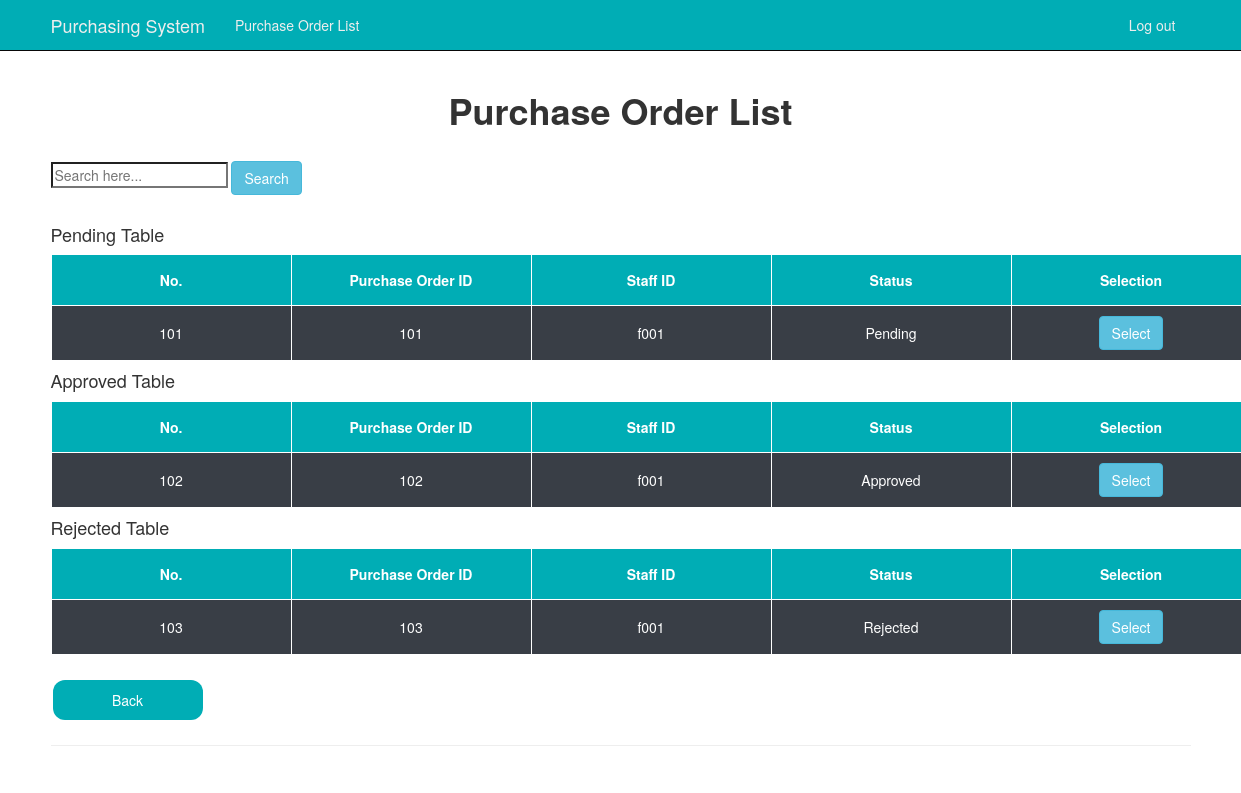
The page /arviewPo (signed in) on the database its author committed.
### app/models.py (models this page shows)
class PurchaseOrder(models.Model):
    purchaseOrderID = models.CharField(primary_key=True, max_length=10)
    staffID = models.ForeignKey(Staff,default=None, on_delete=models.CASCADE)
    quotationID = models.ForeignKey(Quotation,default=None, on_delete=models.CASCADE)
    vendorID = models.ForeignKey(Vendor,default=None, on_delete=models.CASCADE)
    qtyNeeded = models.IntegerField(default=None, null=True)
    qtyProvided = models.IntegerField(default=None, null=True)
    totalPrice = models.FloatField(default=None, null=True)
    poStatus = models.CharField(max_length=20, default="Pending")
    selected = models.BooleanField(default=False)
    def __str__(self):
        return str(self.purchaseOrderID)

class Staff(models.Model):
    staffID = models.CharField(primary_key=True, max_length=10)
    password = models.CharField(max_length=5, null=True)
    def __str__(self):
        return str(self.staffID)

### arPurchaseOrder/views.py (the view)
# urls.py: re_path(r'^arviewPo$', arviewPo_views.arviewPo, name='arviewPo'),
@login_required
def arviewPo(request):
    po_list = PurchaseOrder.objects.filter(selected=True).only('purchaseOrderID', 'staffID', 'poStatus')
    context = {
        'title':'View Purchase Order',
        'year':datetime.now().year,
        'po_list': po_list,
    }
    return render(request, 'arPurchaseOrder/viewPo.html', context)

### arPurchaseOrder/templates/arPurchaseOrder/viewPo.html (shortened to what this page needs)
{% extends "app/layoutManager.html" %} {% block content %}
<div>
  <br />
  <h1 style="text-align: center"><strong>Purchase Order List</strong></h1>
  <br />
  <form class="margintop" action="arsearchPo" method="POST">
    <input
      type="text"
      placeholder="Search here..."
      aria-label="Search here.."
      name="searched"
      )
    />
    <button class="btn btn-info">Search</button>
  </form>
  <br />
</div>
<div>
  <h4>Pending Table</h4>
  <table>
    <thead>
      <th>No.</th>
      <th>Purchase Order ID</th>
      <th>Staff ID</th>
      <th>Status</th>
      <th>Selection</th>
    </thead>
    {% for po in po_list %} {%if po.poStatus == 'Pending' %}
    <tr>
      <td>{{po}}</td>
      <td>{{po.purchaseOrderID}}</td>
      <td>{{po.staffID}}</td>
      <td>{{po.poStatus}}</td>
      <td>
        <form class="margintop" action="arselectPo" method="POST">
          <button
            type="submit"
            name="{{po.purchaseOrderID}}"
            value="{{po.purchaseOrderID}}"
            class="btn btn-info"
          >
            Select</button
          ><br />
        </form>
      </td>
    </tr>
    {%endif%} {% endfor %}
  </table>
</div>
<div>
  <h4>Approved Table</h4>
  <table>
    <thead>
      <th>No.</th>
      <th>Purchase Order ID</th>
      <th>Staff ID</th>
      <th>Status</th>
      <th>Selection</th>
    </thead>
    {% for po in po_list %} {%if po.poStatus == 'Approved' %}
    <tr>
      <td>{{po}}</td>
      <td>{{po.purchaseOrderID}}</td>
      <td>{{po.staffID}}</td>
      <td>{{po.poStatus}}</td>
      <td>
        <form class="margintop" action="arselectPo" method="POST">
          <button
            type="submit"
            name="{{po.purchaseOrderID}}"
            value="{{po.purchaseOrderID}}"
            class="btn btn-info"
          >
            Select</button
          ><br />
        </form>
      </td>
    </tr>
    {%endif%} {% endfor %}
  </table>
</div>
<div>
  <h4>Rejected Table</h4>
  <table>
    <thead>
      <th>No.</th>
      <th>Purchase Order ID</th>
      <th>Staff ID</th>
      <th>Status</th>
      <th>Selection</th>
    </thead>
    {% for po in po_list %} {%if po.poStatus == 'Rejected' %}
    <tr>
      <td>{{po}}</td>
      <td>{{po.purchaseOrderID}}</td>
      <td>{{po.staffID}}</td>
      <td>{{po.poStatus}}</td>
      <td>
        <form class="margintop" action="arselectPo" method="POST">
          <button
            type="submit"
            name="{{po.purchaseOrderID}}"
            value="{{po.purchaseOrderID}}"
            class="btn btn-info"
          >
            Select</button
          ><br />
        </form>
      </td>
    </tr>
    {%endif%} {% endfor %}
  </table>
</div>
<br />
<form class="margintop" action="arbacktohome" method="GET">
  <button type="submit" class="button">Back</button><br />
</form>
{% endblock %}

### app/static/app/content/site.css (style rules this page uses)
body { padding-top: 50px; padding-bottom: 20px; }
input, select, textarea { max-width: 280px; }

### arPurchaseOrder/templates/arPurchaseOrder/viewPo.html (style rules this page uses)
table, th, td { border: none; border-collapse: collapse; border-left: 1px solid white; border-right: 1px solid white; text-align: center; padding: 10px; }
th { background-color: #00adb5; color: white; padding: 15px; }
tr { border: 1px solid; border-color: white; background-color: #393e46; color: white; }
tr > td { min-width: 240px; }
tr > td:first-child { min-width: 240px; }
.button { padding: 10px 20px; margin: 5px 2px; display: inline-block; width: 150px; border: none; border-radius: 12px; background-color: #00adb5; color: white; }

### rows shown on the page
PurchaseOrder: purchaseOrderID "101", staffID "f001", poStatus "Pending"
PurchaseOrder: purchaseOrderID "102", staffID "f001", poStatus "Approved"
PurchaseOrder: purchaseOrderID "103", staffID "f001", poStatus "Rejected"
